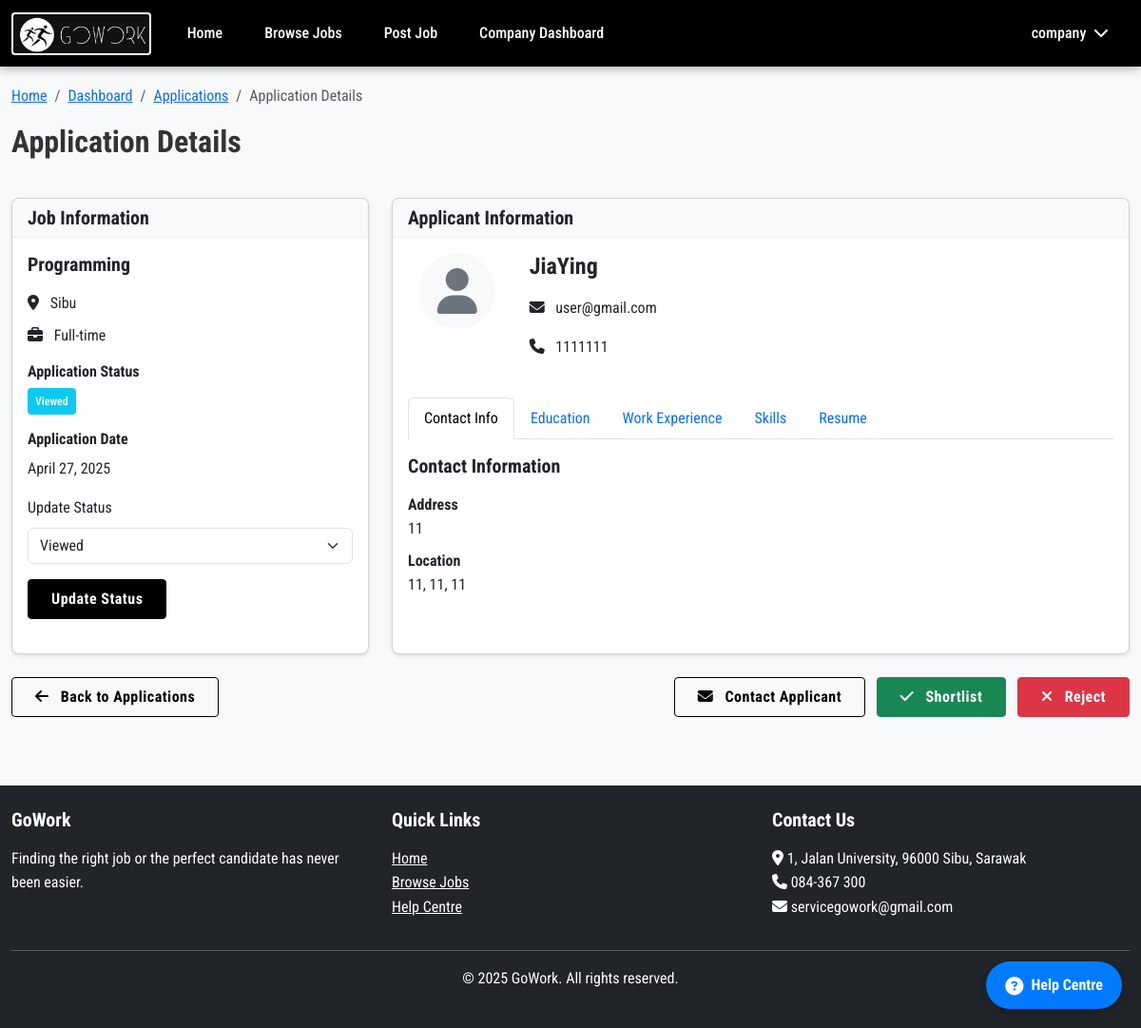
The app's page /pages/company/application_details.php?id=6 (signed in) with its own data.
### tables this page shows
CREATE TABLE `users` (
  `user_id` int(11) NOT NULL,
  `username` varchar(50) NOT NULL,
  `email` varchar(100) NOT NULL,
  `password` varchar(255) NOT NULL,
  `profile_picture` varchar(255) DEFAULT NULL,
  `user_type` int(11) NOT NULL,
  `created_at` timestamp NOT NULL DEFAULT current_timestamp(),
  `updated_at` timestamp NOT NULL DEFAULT current_timestamp() ON UPDATE current_timestamp()
);

CREATE TABLE `applications` (
  `application_id` int(11) NOT NULL,
  `job_id` int(11) NOT NULL,
  `user_id` int(11) NOT NULL,
  `applied_date` timestamp NOT NULL DEFAULT current_timestamp(),
  `status` varchar(20) NOT NULL DEFAULT 'Pending',
  `resume_path` varchar(255) DEFAULT NULL,
  `is_hidden_from_user` tinyint(1) NOT NULL DEFAULT 0,
  `created_at` timestamp NOT NULL DEFAULT current_timestamp()
);

CREATE TABLE `jobs` (
  `job_id` int(11) NOT NULL,
  `company_id` int(11) NOT NULL,
  `job_title` varchar(100) NOT NULL,
  `description` text NOT NULL,
  `salary_min` decimal(10,2) DEFAULT NULL,
  `salary_max` decimal(10,2) DEFAULT NULL,
  `location` varchar(100) NOT NULL,
  `requirements` text DEFAULT NULL,
  `job_type` varchar(50) NOT NULL,
  `categories` text DEFAULT NULL,
  `posted_date` timestamp NOT NULL DEFAULT current_timestamp(),
  `is_active` tinyint(1) DEFAULT 1,
  `state` varchar(50) DEFAULT NULL,
  `region` varchar(100) DEFAULT NULL,
  `category` varchar(100) DEFAULT NULL,
  `skills` text DEFAULT NULL
);

CREATE TABLE `user_profiles` (
  `profile_id` int(11) NOT NULL,
  `user_id` int(11) NOT NULL,
  `full_name` varchar(100) DEFAULT NULL,
  `phone` varchar(20) DEFAULT NULL,
  `address` varchar(255) DEFAULT NULL,
  `city` varchar(50) DEFAULT NULL,
  `state` varchar(50) DEFAULT NULL,
  `country` varchar(50) DEFAULT NULL,
  `resume_path` varchar(255) DEFAULT NULL,
  `education` text DEFAULT NULL,
  `institution` varchar(255) DEFAULT NULL,
  `completion_status` varchar(50) DEFAULT NULL,
  `education_highlights` text DEFAULT NULL,
  `skills` text DEFAULT NULL,
  `last_updated` timestamp NOT NULL DEFAULT current_timestamp() ON UPDATE current_timestamp()
);

### pages/company/application_details.php (the view, shortened to what the rows shown need)
<?php
require_once '../../includes/database.php';
require_once '../../includes/functions.php';
$applicationId = isset($_GET['id']) ? (int)$_GET['id'] : 0;
$application = fetchRow(
    "SELECT a.*, j.job_title, j.job_type, j.location, j.company_id,
            u.username, u.email, u.profile_picture,
            p.full_name, p.phone, p.address, p.city, p.state, p.country, p.education
     FROM applications a
     JOIN jobs j ON a.job_id = j.job_id
     JOIN users u ON a.user_id = u.user_id
     LEFT JOIN user_profiles p ON u.user_id = p.user_id
     WHERE a.application_id = ?",
    'i',
    [$applicationId]
);
require_once '../../includes/header.php';
?>
<div class="container">
    <div class="row mb-4">
        <div class="col-12">
            <h2>Application Details</h2>
        </div>
    </div>
    <div class="row">
        <div class="col-lg-4 mb-4">
            <div class="card h-100">
                <div class="card-body">
                    <h5><?php echo htmlspecialchars($application['job_title']); ?></h5>
                    <div class="mb-3">
                        <div class="mb-2"><i class="fas fa-map-marker-alt me-2"></i> <?php echo htmlspecialchars($application['location']); ?></div>
                        <div><i class="fas fa-briefcase me-2"></i> <?php echo htmlspecialchars($application['job_type']); ?></div>
                    </div>
                    <h6 class="mb-2">Application Status</h6>
                    <?php
                    $statusClass = '';
                    switch ($application['status']) {
                        case 'Viewed':
                            $statusClass = 'bg-info';
                            break;
                    }
                    ?>
                    <div class="mb-3">
                        <span class="badge <?php echo $statusClass; ?> p-2"><?php echo $application['status']; ?></span>
                    </div>
                    <h6 class="mb-2">Application Date</h6>
                    <p><?php echo date('F j, Y', strtotime($application['applied_date'])); ?></p>
                    <?php if ($application['status'] !== 'Withdrawn'): ?>
                    <form action="<?php echo SITE_URL; ?>/pages/company/application_details.php?id=<?php echo $applicationId; ?>" method="POST">
                        <div class="mb-3">
                            <label for="status" class="form-label">Update Status</label>
                            <select class="form-select" id="status" name="status">
                                <option value="Viewed" <?php echo $application['status'] === 'Viewed' ? 'selected' : ''; ?>>Viewed</option>
                            </select>
                        </div>
                        <button type="submit" name="update_status" class="btn btn-primary">Update Status</button>
                    </form>
                    <?php else: ?>
                    <div class="alert alert-secondary">
                        <i class="fas fa-info-circle me-2"></i> This application has been withdrawn by the applicant. Status updates are disabled.
                    </div>
                    <?php endif; ?>
                </div>
            </div>
        </div>
        <div class="col-lg-8 mb-4">
            <div class="card h-100">
                <div class="card-body">
                    <div class="row mb-4">
                        <div class="col-md-10">
                            <h4><?php echo isset($application['full_name']) && $application['full_name'] ? htmlspecialchars($application['full_name']) : htmlspecialchars($application['username']); ?></h4>
                            <p><i class="fas fa-envelope me-2"></i> <?php echo htmlspecialchars($application['email']); ?></p>
                            <?php if (isset($application['phone']) && $application['phone']): ?>
                                <p><i class="fas fa-phone me-2"></i> <?php echo htmlspecialchars($application['phone']); ?></p>
                            <?php endif; ?>
                        </div>
                    </div>
                    <div class="tab-content" id="profileTabsContent">
                        <div class="tab-pane fade show active" id="contact" role="tabpanel" aria-labelledby="contact-tab">
                            <div class="row">
                                <div class="col-md-12">
                                    <dl>
                                        <?php if (isset($application['address']) && $application['address']): ?>
                                            <dt>Address</dt>
                                            <dd><?php echo htmlspecialchars($application['address']); ?></dd>
                                        <?php endif; ?>
                                        <?php
                                        $location = [];
                                        if (isset($application['city']) && $application['city']) $location[] = htmlspecialchars($application['city']);
                                        if (isset($application['state']) && $application['state']) $location[] = htmlspecialchars($application['state']);
                                        if (isset($application['country']) && $application['country']) $location[] = htmlspecialchars($application['country']);
                                        if (!empty($location)):
                                        ?>
                                            <dt>Location</dt>
                                            <dd><?php echo implode(', ', $location); ?></dd>
                                        <?php endif; ?>
                                    </dl>
                                </div>
                            </div>
                        </div>
                    </div>
                </div>
            </div>
        </div>
    </div>
</div>
<?php
require_once '../../includes/footer.php';
?>

### includes/header.php (shortened to what the rows shown need)
<?php
$root_path = $_SERVER['DOCUMENT_ROOT'] . '/';
require_once $root_path . 'includes/functions.php';
?>
<!DOCTYPE html>
<html lang="en">
<head>
    <link href="https://cdn.jsdelivr.net/npm/bootstrap@5.3.0/dist/css/bootstrap.min.css" rel="stylesheet">
    <link rel="stylesheet" href="https://cdnjs.cloudflare.com/ajax/libs/font-awesome/6.4.0/css/all.min.css">
    <link rel="stylesheet" href="<?php echo SITE_URL; ?>/assets/css/main.css">
    <link rel="stylesheet" href="<?php echo SITE_URL; ?>/assets/css/dropdown-fix.css">
</head>
<body>
    <nav class="navbar navbar-expand-lg navbar-dark fixed-top">
        <div class="container position-relative">
            <div class="collapse navbar-collapse" id="navbarNav">
                <ul class="navbar-nav">
                    <?php if (isLoggedIn()): ?>
                        <li class="nav-item dropdown d-none d-lg-block">
                            <a class="nav-link dropdown-toggle" href="#" id="navbarDropdown" role="button" data-bs-toggle="dropdown" aria-expanded="false">
                                <?php
                                $user = getCurrentUser();
                                echo htmlspecialchars($user['username']);
                                ?> <i class="fas fa-chevron-down ms-1"></i>
                            </a>
                        </li>
                    <?php endif; ?>
                </ul>
            </div>
        </div>
    </nav>
</body>
</html>

### records on screen
users: username "company"
applications: job.job_title "Programming", job.location "Sibu", job.job_type "Full-time", status "Viewed", applied_date "April 27, 2025", user_profiles.full_name "JiaYing", user.email "user@gmail.com", user_profiles.phone "1111111", user_profiles.address "11"

### other values on screen
implode(', ', $location) "11, 11, 11"
SITE_NAME "GoWork"
